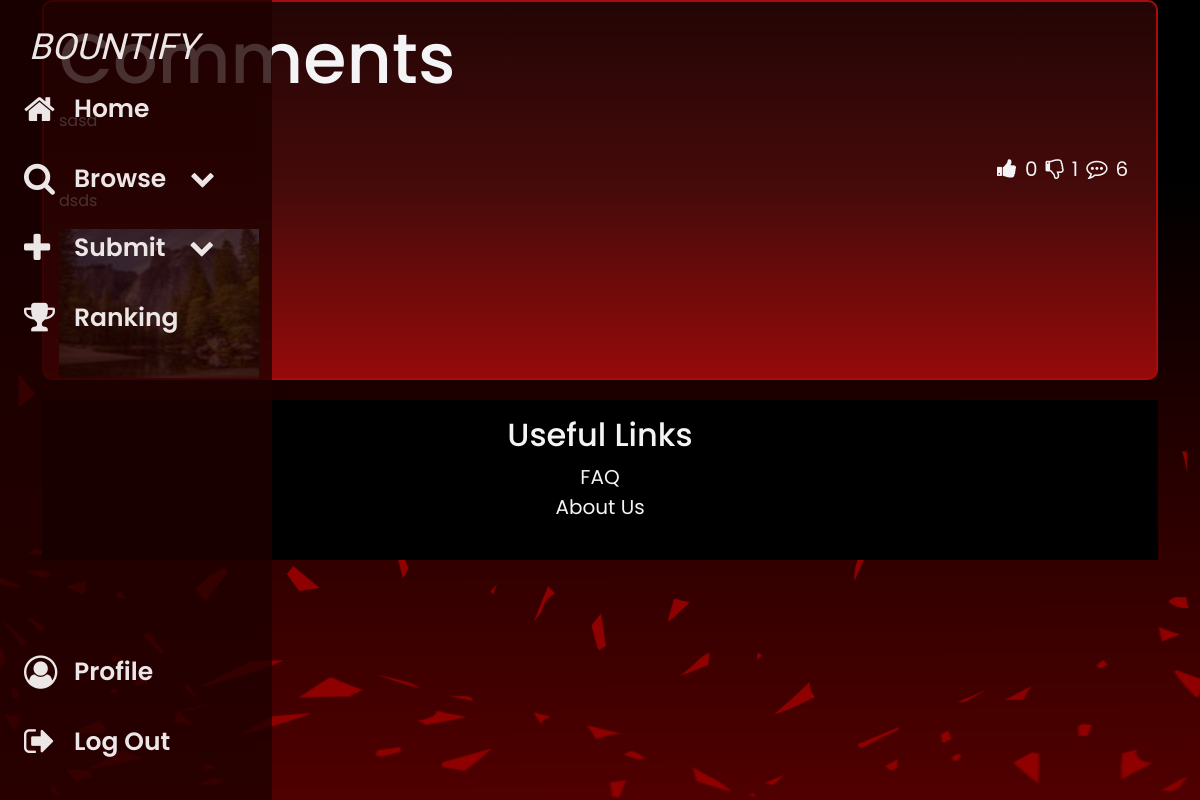
The app's page /post/2 (signed in) with its own data.
### app/models.py (models this page shows)
class Post(db.Model): #discussion posts, flag = "discussion"
    pid = db.Column(db.Integer, primary_key=True)
    uid = db.Column(db.Integer, db.ForeignKey('user.uid'))
    user = db.relationship('User', backref='post')
    title = db.Column(db.String(100))
    img = db.Column(db.String(100), nullable=False)
    desc = db.Column(db.String(1000))
    flag = db.Column(db.String(100)) #Bounty, Listing, Discussion
    timestamp = db.Column(db.DateTime(timezone=True), default=func.now())
    likes = db.Column(db.Integer, default = 0)
    dislikes = db.Column(db.Integer, default = 0)
    price = db.Column(db.Integer, default = 0)
    status = db.Column(db.String(100))
    com_num = db.Column(db.Integer, default = 0)
    claimed = db.Column(db.String(100), default=False) #if the logged in user has claimed this bounty or not

### app/routes.py (the view, shortened to what this page needs)
@routes.route('/post/<int:post_id>', methods=['GET', 'POST'])
def post(post_id):
    post = Post.query.get_or_404(post_id)
    comments = Comments.query.filter_by(pid=post_id).all()
    form = CommentForm()
    lip = [like.pid for like in Likes.query.filter_by(uid=current_user.uid, liked=True).all()]
    dip = [like.pid for like in Likes.query.filter_by(uid=current_user.uid, disliked=True).all()]
    return render_template('post.html', user=current_user, post=post, comments=comments, form=form, lip=lip, dip=dip)

### app/__init__.py (called while the page is built)
def create_app(config_class=Config):
    app = Flask(__name__)
    app.config.from_object(config_class)
    app.config['SECRET_KEY'] = os.environ.get('FLASK_SECRET_KEY', 'default_secret_key')
    app.config['SQLALCHEMY_DATABASE_URI'] = f'sqlite:///{DB_NAME}'
    app.config['POST_FOLDER'] = 'static/posts'
    db.init_app(app)
    migrate.init_app(app, db)  # Initialize Flask-Migrate with the app and db
    from .routes import routes
    from .auth import auth
    from .models import User, Post, Comments, Likes, Sell, Promote
    with app.app_context():
        db.create_all()
    app.register_blueprint(routes, url_prefix='/')
    app.register_blueprint(auth, url_prefix='/')
    login_manager = LoginManager()
    login_manager.login_view = 'auth.login'
    login_manager.init_app(app)
    @login_manager.user_loader
    def load_user(id):
        return User.query.get(int(id))
    return app

### app/templates/post.html (shortened to what this page needs)
{% extends "base.html" %}
{% block content %}
<div class="home">
    <div class="container">
        <div class="postbubble">
            <div class="comments-container">
                <h1>Comments</h1>
                <p>{{ post.title }}</p>
                <div class="reactbar" style="opacity: 1">
                    <button id="likeButton-{{ post.pid }}" class="reactbutton like" onclick="toggleLike(this, {{ post.pid }})">
                        {% if post.pid in lip %}
                        <i class="fa fa-thumbs-up fa-lg"></i>
                        {% else %}
                        <i class="fa fa-thumbs-o-up fa-lg"></i>
                        {% endif %}
                    </button>
                    <span id="likeCount-{{ post.pid }}" class="reactnumber">{{ post.likes }}</span>
                    <button id="dislikeButton-{{ post.pid }}" class="reactbutton" onclick="toggleLike(this, {{ post.pid }})">
                        {% if post.pid in dip %}
                        <i class="fa fa-thumbs-down fa-lg"></i>
                        {% else %}
                        <i class="fa fa-thumbs-o-down fa-lg"></i>
                        {% endif %}
                    </button>
                    <span id="dislikeCount-{{ post.pid }}" class="reactnumber">{{ post.dislikes }}</span>
                    <button id="commentButton-{{ post.pid }}" class="reactbutton">
                        <i class="fa fa-commenting-o fa-lg"></i>
                    </button>
                    <span id="commentCount-{{ post.pid }}" class="reactnumber">{{ comments|length }}</span>
                </div>
                <p>{{ post.desc }}</p>
                <img src="{{ url_for('static', filename='images/posts/' + post.img) }}" alt="Post Image" width="200" height="150">
    {% for comment in comments %}
    <div class="comment">
      <div class="username">
      </div>
    </div>
    {% endfor %}
  </div>
</div>
{% endblock %}

### app/static/css/main-style.css (style rules this page uses)
* { box-sizing: border-box; margin: 0; padding: 0; }
:root { --primary-color: #f5433a; --variant-color: #ffcc40; --light-color: #f4f4f6; --dark-color: #111; --bg-col: rgb(71, 0, 0); --mouse-x: 0; --mouse-y: 0; }
body { font-family: "Poppins", sans-serif; font-size: 16px; line-height: 1.5; background-color: #111; cursor: url("../images/lightsaber.png"), auto; }
.home { position: relative; width: 100%; min-height: 100vh; background-image: url("../images/bg.png"); background-size: cover; background-attachment: fixed; background-repeat: no-repeat; color: #f4f4f6; overflow-x: hidden; }
h1 { font-size: 70px; }
.postbubble { position: relative; height: 380px; border: 2px solid rgba(170, 10, 10); border-radius: 10px; padding: 15px; margin-bottom: 20px; background: linear-gradient(rgba(35, 5, 5, 1), rgba(70, 10, 10, 1), rgba(150, 10, 10)); overflow: hidden; }
.reactbar { padding-right: 0.8rem; width: 100%; display: flex; justify-content: flex-end; align-items: center; opacity: 0; transition: opacity 0.5s; }
.reactbutton { padding: 0.5rem; color: #f4f4f6; background-color: transparent; border: none; }
.reactnumber { font-size: 20px; }

### records on screen
Post: title "sdsd", likes "0", dislikes "1", desc "dsds", img (picture)

### other values on screen
{{ comments|length }} "6"
